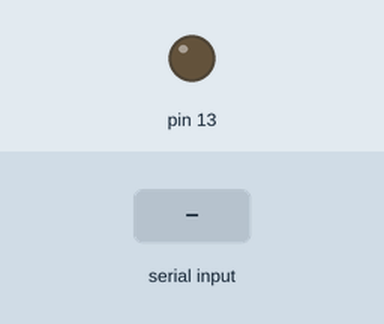
This sketch was run on a simulated Arduino Mega 2560, built with avr-gcc and run on an emulated ATmega2560. On the bench: output pins drawn as LEDs (lit = HIGH). The test bench sets the inputs (shaded band). What the sketch prints to the serial monitor is not drawn.

Above: at 1.2 s.
1.3 s: "1" received over the second serial link
At 1.8 s:
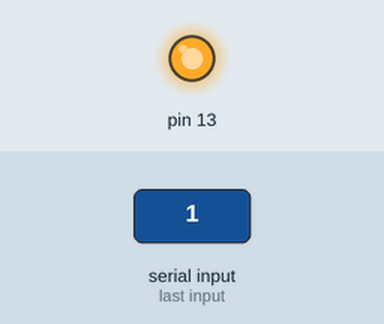
Timing chart, 0 to 4.3 s (numbered marks = the images above; inputs shaded):
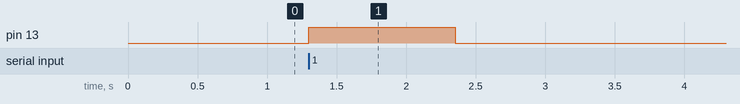

The sketch:

RX.ino
```cpp
#define HC12 Serial1

unsigned long time_counter;
unsigned long cnt = 0;

void setup() {
  HC12.begin(9600); // establish UART with HC12 receiver
  pinMode(13, OUTPUT);
  Serial.begin(115200);

  Serial.println("BOOT COMPLETE!");
}

void loop() {
  unsigned long packet;
  if (HC12.available() > 0) {
    digitalWrite(13, HIGH);
    HC12.readBytes((uint8_t *)&packet, sizeof(packet));
    Serial.print("Data: ");
    Serial.println(packet);
    delay(50);
    digitalWrite(13, LOW);
  }
}
```

Measured:
- after the input at 1.3 s, pin 13: LOW → HIGH at once, → LOW 1.1 s later
